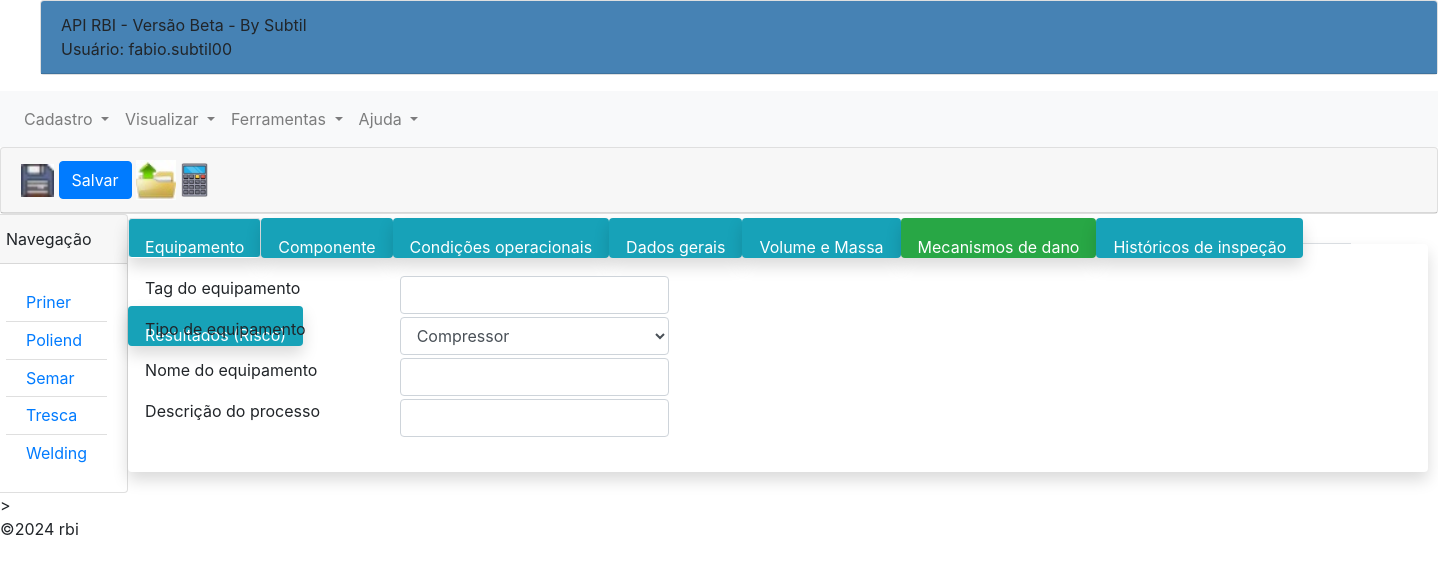
Screenshot of /index/ (signed in) with the database file from the repository.
### rbi/models.py (models this page shows, shortened)
class Empresa(models.Model):
    nome = models.CharField(max_length=50, blank=True, null=True)
    slug = models.SlugField(blank=True, null=True)

### rbi/views.py (the view)
# urls.py: path('index/', Index_view.as_view(), name='index'),
class Index_view(View):
   def get(self, request):
      empresas = Empresa.objects.all()
      context = {"rbi": empresas}
      return render(request, "index.html", context=context)

### rbi/templates/index.html (shortened to what this page needs)
{% extends "base.html" %}
{% load static %}
{% block rbi %}
  <head>
    <link rel="stylesheet" href="https://stackpath.bootstrapcdn.com/bootstrap/4.1.3/css/bootstrap.min.css">
    <link href="index.css" rel="stylesheet" type="text/css">
  </head>
  <body>
    <nav class="navbar navbar-expand-lg navbar-light bg-light">
        <div class="collapse navbar-collapse" id="conteudoNavbarSuportado">
          <ul class="navbar-nav mr-auto">
            <li class="nav-item dropdown">
                <a class="nav-link dropdown-toggle"  href="#" id="navbarDropdown" role="button" data-toggle="dropdown" aria-haspopup="true" aria-expanded="false">
                  Cadastro
                </a>
            </li>
              <li class="nav-item dropdown">
                <a class="nav-link dropdown-toggle" href="#" id="navbarDropdown" role="button" data-toggle="dropdown" aria-haspopup="true" aria-expanded="false">
                  Visualizar
                </a>
              </li>
              <li class="nav-item dropdown">
                    <a class="nav-link dropdown-toggle" href="#" id="navbarDropdown" role="button" data-toggle="dropdown" aria-haspopup="true" aria-expanded="false">
                  Ferramentas
                    </a>
                </li>
            <li class="nav-item dropdown">
                <a class="nav-link dropdown-toggle" href="#" id="navbarDropdown" role="button" data-toggle="dropdown" aria-haspopup="true" aria-expanded="false">
                  Ajuda
                </a>
              </li>
          </ul>
        </div>
    </nav>
    <div class="card">
        <div class="card-header">
                <a href="#"><img src="{% static '/imagens/salvar-arquivo.jpg' %}" width="33px"/> </button>
                <input type="submit" value="Salvar" class="btn btn-primary">
                <a href="#"><img src="{% static '/imagens/abrir_pasta.jpg' %}" width="40px">
                <a href="#"><img src="{% static '/imagens/Calculadora.jpg' %}" width="27px"></a>
         </div>
    </div>
    <div class="container-md  style=" >
        <div class="row g-0 p-0"  >
            <div class="col-1.1 p-0">
                <div class="card">
                        <div class="card-header">Navegação</div>
                        <div class="card-body">
                            <ul class="list-group list-group-flush">
                                {% for empresa in rbi %}
                                    <li class="list-group-item" style="line-height: 0.8">
                                        <a
                                            class="list-group list-group-flush"
                                            data-toggle="collapse"
                                            href="#collapse-{{empresa.id}}"
                                            role="button"
                                            aria-expanded="false"
                                            aria-controls="collapse-{{empresa.id}}"
                                            >{{ empresa.nome }}
                                        </a>
                                    </li>
                                {% endfor %}
                            </ul>
                        </div>
                </div>
            </div>
            <div class="col-10 p-0">
                    <nav>
                        <div class="nav nav-tabs pt-1" id="nav-tab" role="tablist" style="height: 30px">
                            <a class="nav-item nav-link active  shadow p-3 mb-5 bg-info text-white rounded" style="height: 40px"; id="nav-a0-tab" data-toggle="tab" href="#nav-a0" role="tab" aria-controls="nav-a0" aria-selected="true">Equipamento</a>
                            <a class="nav-item nav-link shadow p-3 mb-5 bg-info text-white rounded" style="height: 40px"; id="nav-a-tab" data-toggle="tab" href="#nav-a" role="tab" aria-controls="nav-a" aria-selected="false">Componente</a>
                            <a class="nav-item nav-link shadow p-3 mb-5 bg-info text-white rounded" style="height: 40px"; id="nav-b-tab" data-toggle="tab" href="#nav-b" role="tab" aria-controls="nav-b" aria-selected="false">Condições operacionais</a>
                            <a class="nav-item nav-link shadow p-3 mb-5 bg-info text-white rounded" style="height: 40px"; id="nav-c-tab" data-toggle="tab" href="#nav-c" role="tab" aria-controls="nav-c" aria-selected="false">Dados gerais</a>
                            <a class="nav-item nav-link shadow p-3 mb-5 bg-info text-white rounded" style="height: 40px"; id="nav-d-tab" data-toggle="tab" href="#nav-d" role="tab" aria-controls="nav-d" aria-selected="false">Volume e Massa</a>
                            <a class="nav-item nav-link shadow p-3 mb-5 bg-success text-white rounded" style="height: 40px"; id="nav-e-tab" data-toggle="tab" href="#nav-e" role="tab" aria-controls="nav-e" aria-selected="false">Mecanismos de dano</a>
                            <a class="nav-item nav-link shadow p-3 mb-5 bg-info text-white rounded" style="height: 40px"; id="nav-f-tab" data-toggle="tab" href="#nav-f" role="tab" aria-controls="nav-f" aria-selected="false">Históricos de inspeção</a>
                            <a class="nav-item nav-link shadow p-3 mb-5 bg-info text-white rounded" style="height: 40px"; id="nav-g-tab" data-toggle="tab" href="#nav-g" role="tab" aria-controls="nav-g" aria-selected="false">Resultados (Risco)</a>
                        </div>
                    </nav>
                    <div class="tab-content p-1 shadow p-3 mb-3 bg-white rounded" style="width: 1300px "; style="height: 600px"; id="nav-tabContent">
                        <div class="tab-pane fade show active pt-0" id="nav-a0" role="tabpanel" aria-labelledby="nav-a0tab">
                            <div class="container-md">
                                <div class="row g-0 p-0">
                                    <div class="col-6 p-3">
                                        <div class="form-group row pt-0" style="height: 25px";>
                                            <label for="tagequip" class="col-sm-5 col-form-label pt-0"  >Tag do equipamento</label>
                                            <div class="col-sm-5 p-0" >
                                                <input type="text" class="form-control col-form-label"  id="tagequip" placeholder="">
                                            </div>
                                        </div>
                                        <div class="form-group row pt-0" style="height: 25px";>
                                            <label for="tipoequip" class="col-sm-5 col-form-label pt-0">Tipo de equipamento</label>
                                            <div class="col-sm-5 col-form-label p-0" >
                                                <select id="tipoequip" class="form-control form-control-2g" >
                                                    <option>Compressor</option>
                                                </select>
                                            </div>
                                        </div>
                                        <div class="form-group row pt-0" style="height: 25px";>
                                            <label for="nomeequip" class="col-sm-5 col-form-label pt-0">Nome do equipamento</label>
                                            <div class="col-sm-5 col-form-label p-0" >
                                                <input type="text" class="form-control col-form-label" id="nomeequip" placeholder="">
                                            </div>
                                        </div>
                                        <div class="form-group row pt-0" style="height: 25px";>
                                            <label for="descproc" class="col-sm-5 col-form-label pt-0">Descrição do processo</label>
                                            <div class="col-sm-5 col-form-label p-0" >
                                                <input type="text" class="form-control col-form-label" id="descproc" maxlength="100" placeholder="">
                                            </div>
                                        </div>
                                    </div>
                                </div>
                            </div>
                        </div>
                    </div>
                </div>
            </div>
        </div>
    <script src="https://code.jquery.com/jquery-3.3.1.slim.min.js"></script>>
</body>
{% endblock %}

### app/templates/base.html (shortened to what this page needs)
<!DOCTYPE html>
<html lang="pt-br">
    <head>
    </head>
    <body>
        <header>
            <nav>
                <ul>
                    <div class="card">
                        <div class="card-header" style="background-color: steelblue";>
                            API RBI - Versão Beta - By Subtil
                            {% if user.is_authenticated %}
                                <li> Usuário: {{user}} </li>
                            {% endif %}
                        </div>
                    </div>
                </ul>
            </nav>
        </header>
        <main>
            {% block rbi %}
            {% endblock %}
        </main>
        <fotter>
            <p>&copy;2024 rbi </p>
        </fotter>
    </body>
</html>

### rbi/templates/index.css (style rules this page uses)
ul, #myUL { list-style-type: none; }
.active { display: block; }

### rows the page displays
Empresa: nome "Priner"
Empresa: nome "Poliend"
Empresa: nome "Semar"
Empresa: nome "Tresca"
Empresa: nome "Welding"

### other values shown
{{ user }} "fabio.subtil00"
